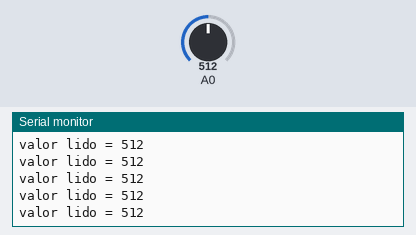
Recording of a sketch running on a simulated Arduino Uno, built with avr-gcc and run on an emulated ATmega328P. On the bench: the last lines printed to the serial monitor. The test bench sets the inputs (shaded band); at power-on: A0 = 512.

Above: at 1.2 s.
1.3 s: A0 set to 716
At 1.31 s:
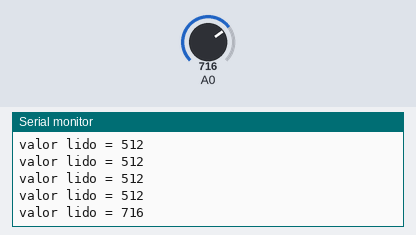
2.8 s: A0 set to 900
At 2.82 s:
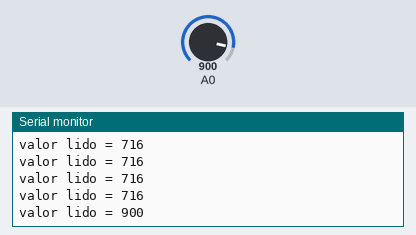
Timing chart, 0 to 5.8 s (numbered marks = the images above; inputs shaded):
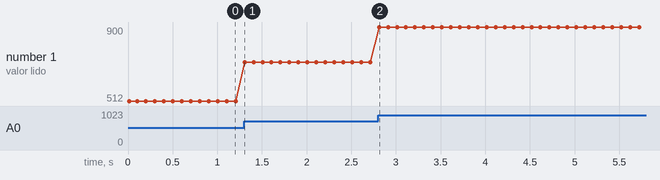

The sketch:

PotenciometroDomesticoCalibracao.ino
```cpp
/**
   Potenciometro doméstico
   @autor: Prof. Paulo Barreto
   Calibração
**/
void setup() {
  Serial.begin(9600);
  Serial.println("Inicio ok");
}

void loop() {
  // Le valor do pino analógico
  int valorSensor = analogRead(A0);
  Serial.print("valor lido = " );
  Serial.println(valorSensor);
  delay(100);
}
```

Measured:
- after the input at 1.3 s, the serial monitor: prints a new line at once (image 1)
- after the input at 2.8 s, the serial monitor: prints a new line at once (image 2)
- plotted number 1: 512 → 716 after the input at 1.3 s, 716 → 900 after the input at 2.8 s
